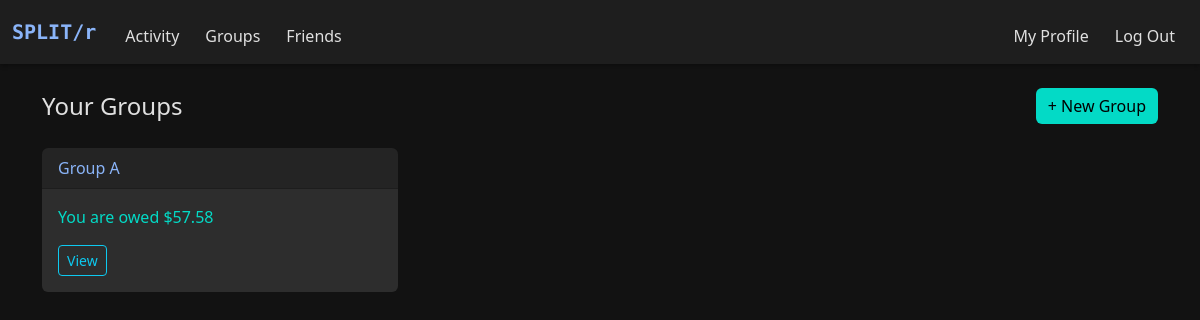
Before: /groups (signed in) with the older database file.
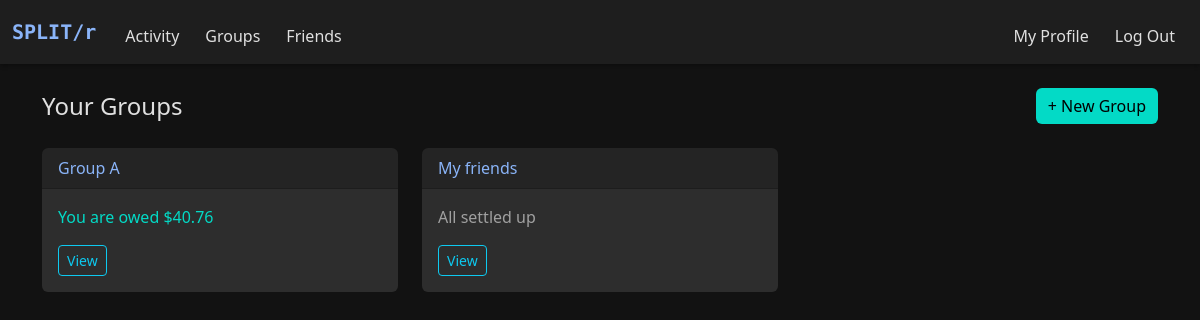
After: the same page with the newer database file.
### models.py (models this page shows, shortened)
class Group(db.Model):
    __tablename__ = "groups"
    id = db.Column(db.Integer, primary_key=True)
    name = db.Column(db.String(100), nullable=True)
    is_friend_group = db.Column(db.Boolean, default=False)
    users = db.relationship(
        "User", secondary="group_members", backref="groups")
    expenses = db.relationship("Expense", backref="group", lazy=True)
    def get_user_balance(self, user_id):
        balance = 0.0
        for expense in self.expenses:
            for split in expense.splits:
                if split.user_id == user_id:
                    balance -= split.amount
            if expense.paid_by_id == user_id:
                balance += expense.amount
        return balance

### app.py (the view)
@app.route("/groups")
@login_required
def groups_page():
    user_id = session.get("user_id")
    user = User.query.get(user_id)
    groups = [g for g in user.groups if not g.is_friend_group]
    entries = [
        {
            "id": g.id,
            "name": g.name,
            "balance": g.get_user_balance(user_id)
        }
        for g in groups
    ]
    return render_template(
        "entities_list.html",
        title="Groups",
        header="Your Groups",
        action_url="/create_group",
        action_text="+ New Group",
        entries=entries,
        is_friend_view=False,
        empty_message="You're not part of any groups yet. \
            Create one to get started!"
    )

### helper.py (called while the page is built)
def login_required(f):
    @wraps(f)
    def decorated_function(*args, **kwargs):
        if "user_id" not in session:
            flash("You must be logged in to view this page.", "danger")
            return redirect("/login")
        return f(*args, **kwargs)
    return decorated_function

def currency(amount, currency_code=None):
    symbols = {
        "USD": "$",
        "EUR": "€",
        "INR": "₹",
        "GBP": "£",
        "JPY": "¥",
    }
    currency_code = (currency_code or
                     current_app.config.get("DEFAULT_CURRENCY", "USD")).upper()
    symbol = symbols.get(currency_code, "")
    return f"{symbol}{amount:,.2f}"

### templates/entities_list.html (shortened to what this page needs)
{% extends "layout.html" %}
{% block main %}
<div class="container py-4">
    <div class="d-flex justify-content-between align-items-center mb-4">
        <h4 class="mb-0">{{ header }}</h4>
        <a href="{{ action_url }}" class="btn btn-success ms-auto">{{ action_text }}</a>
    </div>
    {% if entries %}
        <div class="row">
            {% for entry in entries %}
                <div class="col-md-6 col-lg-4 mb-4">
                    <div class="card">
                        <div class="card-header">{{ entry.name }}</div>
                        <div class="card-body">
                            {% set balance = entry.balance %}
                            {% if balance < 0 %}
                                <p class="text-danger-custom">You owe {{ currency(-balance) }}</p>
                            {% elif balance > 0 %}
                                <p class="text-success-custom">You are owed {{ currency(balance) }}</p>
                            {% else %}
                                <p class="text-muted-custom">All settled up</p>
                            {% endif %}
                            <a href="{{ url_for('friend_page' if is_friend_view else 'group_page', group_id=entry.id) }}"
                                class="btn btn-outline-info btn-sm">View</a>
                        </div>
                    </div>
                </div>
            {% endfor %}
        </div>
    {% else %}
        <div class="alert alert-secondary">{{ empty_message }}</div>
    {% endif %}
</div>
{% endblock %}

Changed rows visible on the page:
computed for Group "Group A": currency "$57.58" → "$40.76"
added Group: name "My friends", shows "All settled up"
